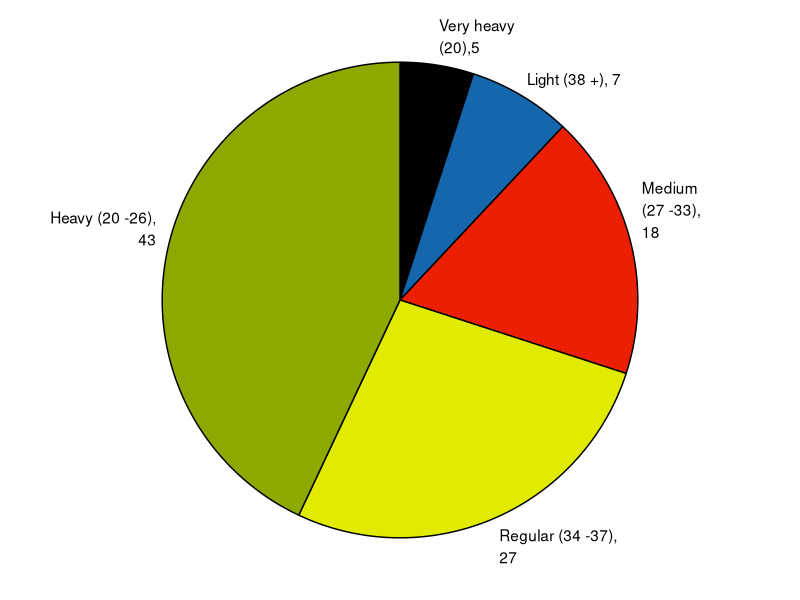
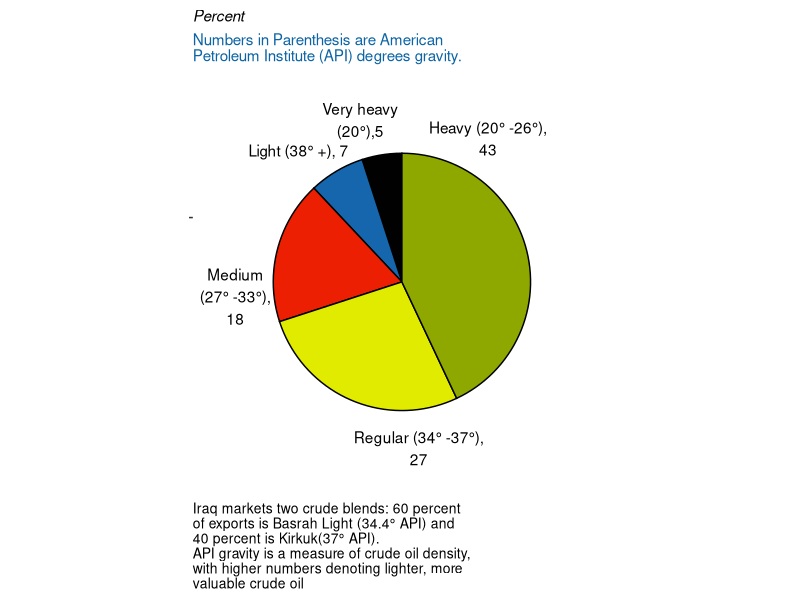

These figures' R source, in order:
## ---- chunk 1
knitr::opts_chunk$set(echo = TRUE)
## ---- chunk 2
library(tidyverse)
# I like this for coloring text: https://wilkelab.org/ggtext/
library(grid)
library(rlang)
library("ggtext")
## ---- chunk 3

pop_colors = c("#010102" , "#1566ac","#ed1f02", "#e1eb00", "#8fa800" )
#black, blue, red, yellow, green

df<- data.frame(
  type_levels= c("Very Heavy","Light", "Medium", "Regular", "Heavy"),
  value= c(5,7,18,27,43), 
  Label= c("Very heavy\n(20),5", "Light (38 +), 7", "Medium\n(27 -33),\n18", "Regular (34 -37),\n27", "Heavy (20 -26),\n43"), 
  pop_colors = c("#010102" , "#1566ac","#ed1f02", "#e1eb00", "#8fa800" )
)

df

library(dplyr)
df <- df %>% 
  mutate(end = 2 * pi * cumsum(value)/sum(value),
         start = lag(end, default = 0),
         middle = 0.5 * (start + end),
         hjust = ifelse(middle > pi, 1, 0),
         vjust = ifelse(middle < pi/2 | middle > 3 * pi/2, 0, 1))
library(ggforce) # for 'geom_arc_bar'
ggplot(df)+ 
  geom_arc_bar(aes(x0 = 0, y0 = 0, r0 = 1, r = 0,
                   start = start, end = end, fill = reorder(type_levels, value)))+
  geom_text(aes(x = 1.05 * sin(middle), y = 1.05 * cos(middle), label = Label,
                hjust = hjust, vjust = vjust)) +
  coord_fixed() +
  scale_x_continuous(limits = c(-1.5, 1.5),  # Adjust so labels are not cut off
                     name = "", breaks = NULL, labels = NULL) +
  scale_y_continuous(limits = c(-1.1, 1.1),    # Adjust so labels are not cut off
                     name = "", breaks = NULL, labels = NULL) + theme_classic()+ theme(axis.line=element_blank(),
                                  axis.text.x = element_blank(),
                                  axis.text.y= element_blank(),
                                  axis.title.x = element_blank(),
                                  axis.title.y= element_blank(),
                                  legend.position = "none") + scale_fill_manual(values= pop_colors)




## ---- chunk 4
library(ggrepel)
df<- data.frame(
  type_levels= c("Very Heavy","Light", "Medium", "Regular", "Heavy"),
  value= c(5,7,18,27,43), 
  Label= c("Very heavy\n(20°),5", "Light (38° +), 7", "Medium\n(27° -33°),\n18", "Regular (34° -37°),\n27", "Heavy (20° -26°),\n43"), 
  pop_colors = c("#010102" , "#1566ac","#ed1f02", "#e1eb00", "#8fa800" )
)
df2<- df%>%
  mutate(csum = rev(cumsum(rev(value))), 
         pos = value/2 + lead(csum, 1),
         pos = if_else(is.na(pos), value/2, pos))
  
bp<- ggplot(df2, aes(x="", y=value, fill= reorder(type_levels, value)))+ 
  geom_bar(width=1, stat= "identity", color="black") +
  geom_text(aes(x=1.8, label=Label),
            position = position_stack(vjust=0.2))
pie<- (bp+ coord_polar("y", start=0) +  # Using ggtext + HTML syntax to color text
  # For some reason '\n' doesn't work here so I used <br> instead.
  labs(title = "<p><span style = 'font-size:11pt; color:#000000'><i>Percent</span></p>",
       subtitle = "<p><span style = 'font-size:11pt; color:#0c64a4'>Numbers in Parenthesis are American</p><p><span style= 'font-size 11pt; color: #0c64a4'> Petroleum Institute (API) degrees gravity.</span></p>",
       y = "",
       x = "",
       caption ="<p><span style = 'font-size:10pt; color:#000000'>Iraq markets two crude blends: 60 percent</p><p><span style = 'font-size:10pt; color:#000000'>of exports is Basrah Light (34.4° API) and</p><p><span style = 'font-size:10pt; color:#000000'>40 percent is Kirkuk(37° API).</p><p><span style = 'font-size:10pt; color:#000000'>API gravity is a measure of crude oil density,</p><p><span style = 'font-size:10pt; color:#000000'>with higher numbers denoting lighter, more</p><p><span style = 'font-size:10pt; color:#000000'>valuable crude oil</p></span>")
+ 
  theme_classic()
+ theme(axis.line=element_blank(),
                                  axis.text.x = element_blank(),
                                  axis.text.y= element_blank(),
                                  axis.title.x = element_blank(),
                                  axis.title.y= element_blank(),
                                  legend.position = "none",
                         plot.title= element_markdown(),
                         plot.subtitle = element_markdown(),
        plot.caption= element_markdown(hjust=0))
+ scale_fill_manual(values= pop_colors))
pie

  

 
 
  
  
